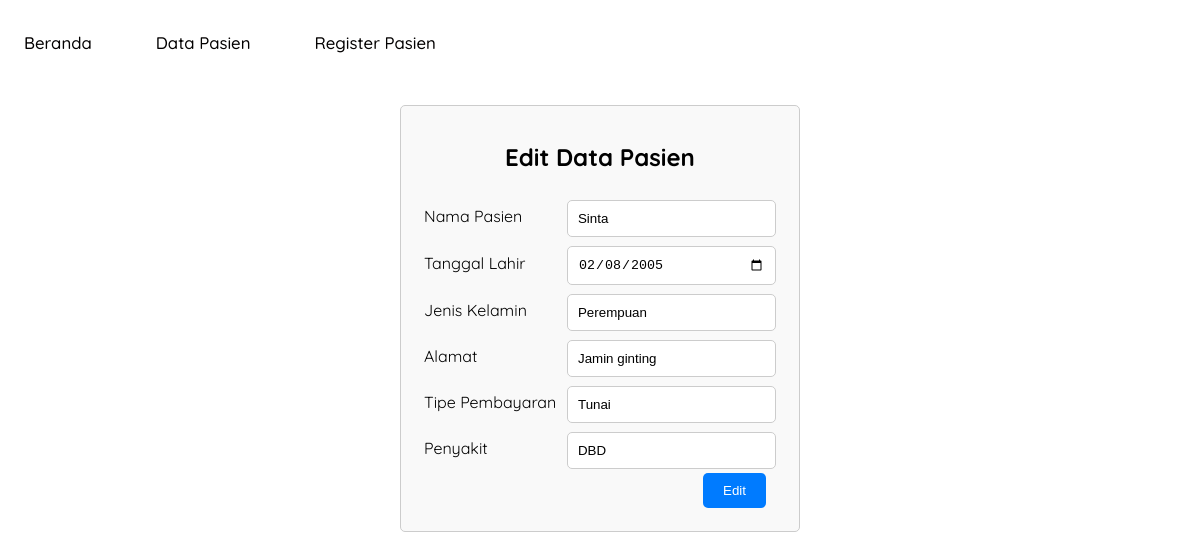
/edit.php?no_pasien=4, run on the app's committed database.
### tables this page shows
CREATE TABLE `pasien` (
  `no_pasien` int(11) NOT NULL,
  `nama` varchar(100) NOT NULL,
  `tgl_lahir` date NOT NULL,
  `jenis_kelamin` varchar(20) NOT NULL,
  `alamat` varchar(100) NOT NULL,
  `tipe_pembayaran` varchar(20) NOT NULL,
  `penyakit` varchar(100) NOT NULL
);

### edit.php (the view, shortened to what this page needs)
<?php
include "koneksi.php";
$no_pasien = $_GET["no_pasien"];
$query = mysqli_query($koneksi,"SELECT * FROM pasien WHERE no_pasien = $no_pasien");
$data = mysqli_fetch_array($query);
?>
<!DOCTYPE html>
<html>
    <head>
        <link rel="stylesheet" type="text/css" href="css/tambah.css">
    </head>
    <body>
        <header class="navbar-container">
            <nav class="nav-list">
                <ul>
                    <li> <a href="index.php" class="aktif">Beranda</a></li>
                    <li> <a href="pasien.php">Data Pasien</a></li>
                    <li> <a href="tambah_pasien.php">Register Pasien</a> </li>
                </ul>
            </nav>
        </header>
        <center>
        <div id="card">
            <div id="card-content">
                <form method="post" class="form">
                    <h1>Edit Data Pasien</h1>
                    <table>
                        <tbody>
                            <tr>
                                <td>Nama Pasien</td>
                                <td><input name="nama" type="text" value="<?php echo $data['nama'] ?>"></td>
                            </tr>
                            <tr>
                                <td>Tanggal Lahir</td>
                                <td><input name="tgl_lahir" type="date" value="<?php echo $data['tgl_lahir'] ?>"></td>
                            </tr>
                            <tr>
                                <td>Jenis Kelamin</td>
                                <td><input name="jenis_kelamin" type="text" value="<?php echo $data['jenis_kelamin'] ?>"></td>
                            </tr>
                            <tr>
                                <td>Alamat</td>
                                <td><input name="alamat" type="text" value="<?php echo $data['alamat'] ?>"></td>
                            </tr>
                            <tr>
                                <td>Tipe Pembayaran</td>
                                <td><input name="tipe_pembayaran" type="text" value="<?php echo $data['tipe_pembayaran'] ?>"></td>
                            </tr>
                            <tr>
                                <td>Penyakit</td>
                                <td><input name="penyakit" type="text" value="<?php echo $data['penyakit'] ?>"></td>
                            </tr>
                            <tr><td colspan="2" align="right"><input class="tombol edit" value="Edit" name="submit" type="submit"></td></tr>
                        </tbody>
                    </table>
                </form>
            </div>
        </div>
        </center>
    </body>
</html>

### css/tambah.css (style rules this page uses)
*, *::before, *::after { box-sizing: border-box; }
body { height: 100vh; font-family: 'Quicksand', sans-serif; margin: 0; display: flex; flex-direction: column; }
header.navbar-container { max-width: 1200px; width: 100%; margin-inline: auto; display: flex; justify-content:left; align-items: center; padding-block: 1rem; z-index: 999; }
header.navbar-container .nav-list ul { padding-left: 0; display: flex; justify-content: center; gap: 2rem 1rem; }
header.navbar-container .nav-list li { list-style-type: none; }
header.navbar-container .nav-list li a { text-decoration: none; font-size: 1.05rem; font-weight: 500; color: rgb(3, 1, 1); padding: .5rem 1.5rem; border-radius: 999px; transition: all .2s ease-in-out; }
.form { max-width: 400px; margin: 20px auto; padding: 20px; background-color: #f9f9f9; border: 1px solid #ccc; border-radius: 5px; }
.form h1 { font-size: 24px; margin-bottom: 20px; }
.form table { width: 100%; }
.form table tr { margin-bottom: 10px; }
.form input[type="text"], .form input[type="date"] { width: 100%; padding: 10px; border: 1px solid #ccc; border-radius: 5px; margin-top: 5px; box-sizing: border-box; }
.form .tombol { padding: 10px 20px; background-color: #007BFF; color: white; border: none; border-radius: 5px; cursor: pointer; margin-right: 10px; }

### data on the page
pasien: nama "Sinta", tgl_lahir "02/08/2005", jenis_kelamin "Perempuan", alamat "Jamin ginting", tipe_pembayaran "Tunai", penyakit "DBD"
